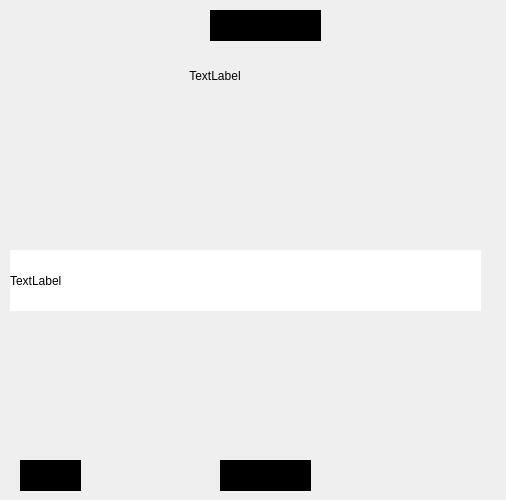
<?xml version="1.0" encoding="UTF-8"?>
<ui version="4.0">
 <class>food_game</class>
 <widget class="QWidget" name="food_game">
  <property name="geometry">
   <rect>
    <x>0</x>
    <y>0</y>
    <width>506</width>
    <height>500</height>
   </rect>
  </property>
  <property name="windowTitle">
   <string>Form</string>
  </property>
  <layout class="QGridLayout" name="gridLayout">
   <property name="leftMargin">
    <number>0</number>
   </property>
   <property name="topMargin">
    <number>0</number>
   </property>
   <property name="rightMargin">
    <number>0</number>
   </property>
   <property name="bottomMargin">
    <number>0</number>
   </property>
   <property name="spacing">
    <number>0</number>
   </property>
   <item row="0" column="0">
    <widget class="QStackedWidget" name="stackedWidget">
     <property name="enabled">
      <bool>true</bool>
     </property>
     <property name="sizePolicy">
      <sizepolicy hsizetype="Expanding" vsizetype="Expanding">
       <horstretch>0</horstretch>
       <verstretch>0</verstretch>
      </sizepolicy>
     </property>
     <property name="minimumSize">
      <size>
       <width>0</width>
       <height>0</height>
      </size>
     </property>
     <property name="maximumSize">
      <size>
       <width>16777215</width>
       <height>16777215</height>
      </size>
     </property>
     <property name="styleSheet">
      <string notr="true">#stackedWidget {
    border-image: url(img/icon/backgr_food.png)0 0 0 0 stretch stretch ;
    width:100%;height:100%;
	
}
</string>
     </property>
     <property name="frameShape">
      <enum>QFrame::Shape::NoFrame</enum>
     </property>
     <property name="frameShadow">
      <enum>QFrame::Shadow::Plain</enum>
     </property>
     <property name="lineWidth">
      <number>0</number>
     </property>
     <property name="currentIndex">
      <number>0</number>
     </property>
     <widget class="QWidget" name="page_2">
      <widget class="QPushButton" name="pushButton_8">
       <property name="geometry">
        <rect>
         <x>0</x>
         <y>0</y>
         <width>51</width>
         <height>51</height>
        </rect>
       </property>
       <property name="cursor">
        <cursorShape>PointingHandCursor</cursorShape>
       </property>
       <property name="styleSheet">
        <string notr="true">image: url(img/icon/ic/food_icon/back_food.png);
border-radius:10px;</string>
       </property>
       <property name="text">
        <string/>
       </property>
      </widget>
      <widget class="QLabel" name="label_flag">
       <property name="geometry">
        <rect>
         <x>110</x>
         <y>110</y>
         <width>301</width>
         <height>181</height>
        </rect>
       </property>
       <property name="sizePolicy">
        <sizepolicy hsizetype="Expanding" vsizetype="Expanding">
         <horstretch>0</horstretch>
         <verstretch>0</verstretch>
        </sizepolicy>
       </property>
       <property name="styleSheet">
        <string notr="true">border-image: url(img/icon/ic/food_icon/backgr_image.png);
border-radius:30px;
width:100px;height:200px;</string>
       </property>
       <property name="text">
        <string/>
       </property>
       <property name="textFormat">
        <enum>Qt::TextFormat::PlainText</enum>
       </property>
       <property name="scaledContents">
        <bool>true</bool>
       </property>
      </widget>
      <widget class="QLabel" name="label_question">
       <property name="geometry">
        <rect>
         <x>-20</x>
         <y>20</y>
         <width>541</width>
         <height>111</height>
        </rect>
       </property>
       <property name="sizePolicy">
        <sizepolicy hsizetype="Expanding" vsizetype="Expanding">
         <horstretch>0</horstretch>
         <verstretch>0</verstretch>
        </sizepolicy>
       </property>
       <property name="cursor">
        <cursorShape>PointingHandCursor</cursorShape>
       </property>
       <property name="styleSheet">
        <string notr="true">
#label_question{
font: 700 15pt &quot;Segoe UI&quot;;
border-image: url(img/icon/ic/food_icon/backgr_question.png) 0 0 0 0 stretch stretch;
color: black;
padding-left:120px;
padding-right:80px;
}
</string>
       </property>
       <property name="text">
        <string>                          TextLabel</string>
       </property>
       <property name="wordWrap">
        <bool>true</bool>
       </property>
      </widget>
      <widget class="QPushButton" name="pushButton_next">
       <property name="geometry">
        <rect>
         <x>450</x>
         <y>450</y>
         <width>41</width>
         <height>41</height>
        </rect>
       </property>
       <property name="sizePolicy">
        <sizepolicy hsizetype="Minimum" vsizetype="Preferred">
         <horstretch>0</horstretch>
         <verstretch>0</verstretch>
        </sizepolicy>
       </property>
       <property name="cursor">
        <cursorShape>PointingHandCursor</cursorShape>
       </property>
       <property name="styleSheet">
        <string notr="true">image: url(img/icon/ic/food_icon/button_next_food.png);
border-radius:30px;</string>
       </property>
       <property name="text">
        <string/>
       </property>
      </widget>
      <widget class="QWidget" name="layoutWidget_2">
       <property name="geometry">
        <rect>
         <x>40</x>
         <y>310</y>
         <width>441</width>
         <height>141</height>
        </rect>
       </property>
       <layout class="QHBoxLayout" name="horizontalLayout_2">
        <property name="spacing">
         <number>0</number>
        </property>
        <property name="topMargin">
         <number>0</number>
        </property>
        <property name="bottomMargin">
         <number>0</number>
        </property>
        <item>
         <layout class="QVBoxLayout" name="verticalLayout_3">
          <property name="spacing">
           <number>0</number>
          </property>
          <property name="topMargin">
           <number>0</number>
          </property>
          <property name="bottomMargin">
           <number>0</number>
          </property>
          <item>
           <widget class="QPushButton" name="pushButton_option1">
            <property name="sizePolicy">
             <sizepolicy hsizetype="Expanding" vsizetype="Expanding">
              <horstretch>0</horstretch>
              <verstretch>0</verstretch>
             </sizepolicy>
            </property>
            <property name="cursor">
             <cursorShape>PointingHandCursor</cursorShape>
            </property>
            <property name="styleSheet">
             <string notr="true">#pushButton_option1{
   font: 900 15pt &quot;Segoe UI&quot;;
  border-image: url(img/icon/ic/food_icon/backgr_button.png) 0 0 0 0 scretch  scretch;
  min-width: 20px;
  min-height: 20px;
  color: rgb(0, 0, 0);
  border-radius:18px;
}
#pushButton_option1:hover{

    border-image:url(img/icon/ic/food_icon/backgr_button1_hover.png) 0 0 0 0 scretch scretch;
	
}

</string>
            </property>
            <property name="text">
             <string/>
            </property>
           </widget>
          </item>
          <item>
           <widget class="QPushButton" name="pushButton_option3">
            <property name="sizePolicy">
             <sizepolicy hsizetype="Expanding" vsizetype="Expanding">
              <horstretch>0</horstretch>
              <verstretch>0</verstretch>
             </sizepolicy>
            </property>
            <property name="cursor">
             <cursorShape>PointingHandCursor</cursorShape>
            </property>
            <property name="styleSheet">
             <string notr="true">#pushButton_option3{
   font: 900 15pt &quot;Segoe UI&quot;;
  border-image: url(img/icon/ic/food_icon/backgr_button.png) 0 0 0 0 scretch  scretch;
  min-width: 20px;
  min-height: 20px;
  color: rgb(0, 0, 0);
  border-radius:18px;
}
#pushButton_option3:hover{

border-image:url(img/icon/ic/food_icon/backgr_button1_hover.png) 0 0 0 0 scretch scretch;
	
}
</string>
            </property>
            <property name="text">
             <string/>
            </property>
           </widget>
          </item>
         </layout>
        </item>
        <item>
         <layout class="QVBoxLayout" name="verticalLayout_5">
          <property name="spacing">
           <number>0</number>
          </property>
          <property name="topMargin">
           <number>0</number>
          </property>
          <property name="bottomMargin">
           <number>0</number>
          </property>
          <item>
           <widget class="QPushButton" name="pushButton_option2">
            <property name="sizePolicy">
             <sizepolicy hsizetype="Expanding" vsizetype="Expanding">
              <horstretch>0</horstretch>
              <verstretch>0</verstretch>
             </sizepolicy>
            </property>
            <property name="minimumSize">
             <size>
              <width>20</width>
              <height>20</height>
             </size>
            </property>
            <property name="maximumSize">
             <size>
              <width>16777191</width>
              <height>16777185</height>
             </size>
            </property>
            <property name="cursor">
             <cursorShape>PointingHandCursor</cursorShape>
            </property>
            <property name="styleSheet">
             <string notr="true">#pushButton_option2{
  font: 900 15pt &quot;Segoe UI&quot;;
  border-image: url(img/icon/ic/food_icon/backgr_button.png) 0 0 0 0 scretch  scretch;
  min-width: 20px;
  min-height: 20px;
  color: rgb(0, 0, 0);
  border-radius:18px;
}
#pushButton_option2:hover{

  border-image:url(img/icon/ic/food_icon/backgr_button1_hover.png) 0 0 0 0 scretch scretch;
 
}
</string>
            </property>
            <property name="text">
             <string/>
            </property>
           </widget>
          </item>
          <item>
           <widget class="QPushButton" name="pushButton_option4">
            <property name="sizePolicy">
             <sizepolicy hsizetype="Expanding" vsizetype="Expanding">
              <horstretch>0</horstretch>
              <verstretch>0</verstretch>
             </sizepolicy>
            </property>
            <property name="minimumSize">
             <size>
              <width>20</width>
              <height>20</height>
             </size>
            </property>
            <property name="cursor">
             <cursorShape>PointingHandCursor</cursorShape>
            </property>
            <property name="styleSheet">
             <string notr="true">#pushButton_option4{
   font: 900 15pt &quot;Segoe UI&quot;;
  border-image: url(img/icon/ic/food_icon/backgr_button.png) 0 0 0 0 scretch  scretch;
  min-width: 20px;
  min-height: 20px;
  color: rgb(0, 0, 0);
  border-radius:18px;
}
#pushButton_option4:hover{

border-image:url(img/icon/ic/food_icon/backgr_button1_hover.png) 0 0 0 0 scretch scretch;
	
}</string>
            </property>
            <property name="text">
             <string/>
            </property>
           </widget>
          </item>
         </layout>
        </item>
       </layout>
      </widget>
      <widget class="QLabel" name="label_time">
       <property name="geometry">
        <rect>
         <x>20</x>
         <y>460</y>
         <width>61</width>
         <height>31</height>
        </rect>
       </property>
       <property name="styleSheet">
        <string notr="true">background-color:black;
color:black;
font: 11pt &quot;Segoe UI&quot;;
font: 700 9pt &quot;Segoe UI&quot;;

background-image: url(img/icon/ic/food_icon/backgr_question1.png);


</string>
       </property>
       <property name="text">
        <string>TextLabel</string>
       </property>
      </widget>
      <widget class="QLabel" name="label_flag_2">
       <property name="geometry">
        <rect>
         <x>100</x>
         <y>100</y>
         <width>321</width>
         <height>201</height>
        </rect>
       </property>
       <property name="sizePolicy">
        <sizepolicy hsizetype="Expanding" vsizetype="Expanding">
         <horstretch>0</horstretch>
         <verstretch>0</verstretch>
        </sizepolicy>
       </property>
       <property name="styleSheet">
        <string notr="true">border-image: url(:/ic/img/icon/ic/food_icon/backgr_image.png);
width:100px;height:200px;</string>
       </property>
       <property name="text">
        <string/>
       </property>
       <property name="textFormat">
        <enum>Qt::TextFormat::PlainText</enum>
       </property>
       <property name="scaledContents">
        <bool>true</bool>
       </property>
      </widget>
      <widget class="QLabel" name="label_point">
       <property name="geometry">
        <rect>
         <x>220</x>
         <y>460</y>
         <width>91</width>
         <height>31</height>
        </rect>
       </property>
       <property name="styleSheet">
        <string notr="true">#label_point{
color:black;

background-color:black;
font: 700 13pt &quot;Segoe UI&quot;;

background-image: url(img/icon/ic/food_icon/backgr_question1.png);

}

</string>
       </property>
       <property name="text">
        <string>TextLabel</string>
       </property>
      </widget>
      <widget class="QLabel" name="label_question_number">
       <property name="geometry">
        <rect>
         <x>210</x>
         <y>10</y>
         <width>111</width>
         <height>31</height>
        </rect>
       </property>
       <property name="styleSheet">
        <string notr="true">background-color:black;
background-image: url(img/icon/ic/food_icon/backgr_question1.png);

font: 700 13pt &quot;Segoe UI&quot;;
color:black;


</string>
       </property>
       <property name="text">
        <string>TextLabel</string>
       </property>
      </widget>
      <widget class="QPushButton" name="pushButton_suppr">
       <property name="geometry">
        <rect>
         <x>330</x>
         <y>0</y>
         <width>61</width>
         <height>51</height>
        </rect>
       </property>
       <property name="sizePolicy">
        <sizepolicy hsizetype="Expanding" vsizetype="Expanding">
         <horstretch>0</horstretch>
         <verstretch>0</verstretch>
        </sizepolicy>
       </property>
       <property name="minimumSize">
        <size>
         <width>20</width>
         <height>20</height>
        </size>
       </property>
       <property name="cursor">
        <cursorShape>PointingHandCursor</cursorShape>
       </property>
       <property name="styleSheet">
        <string notr="true">#pushButton_suppr{
  image: url(img/icon/ic/food_icon/5050.png)0 0 0 0 scretch  scretch;
  border-radius:18px;
}
#pushButton_suppr:hover{
image: url(img/icon/ic/food_icon/5050_hover.png)0 0 0 0 scretch  scretch;
}</string>
       </property>
       <property name="text">
        <string/>
       </property>
      </widget>
      <widget class="QPushButton" name="pushButton_reveal">
       <property name="geometry">
        <rect>
         <x>383</x>
         <y>0</y>
         <width>61</width>
         <height>51</height>
        </rect>
       </property>
       <property name="sizePolicy">
        <sizepolicy hsizetype="Expanding" vsizetype="Expanding">
         <horstretch>0</horstretch>
         <verstretch>0</verstretch>
        </sizepolicy>
       </property>
       <property name="minimumSize">
        <size>
         <width>20</width>
         <height>20</height>
        </size>
       </property>
       <property name="cursor">
        <cursorShape>PointingHandCursor</cursorShape>
       </property>
       <property name="styleSheet">
        <string notr="true">#pushButton_reveal{
  image: url(img/icon/ic/food_icon/show.png)0 0 0 0 scretch  scretch;
  border-radius:18px;
}
#pushButton_reveal:hover{
image: url(img/icon/ic/food_icon/show_hover.png)0 0 0 0 scretch  scretch;
}</string>
       </property>
       <property name="text">
        <string/>
       </property>
      </widget>
      <widget class="QLabel" name="hiding">
       <property name="geometry">
        <rect>
         <x>10</x>
         <y>250</y>
         <width>471</width>
         <height>61</height>
        </rect>
       </property>
       <property name="styleSheet">
        <string notr="true">#hiding{
	font: 700 12pt &quot;Segoe UI&quot;;
 background-color: rgb(255, 255, 255);
color:black;
}
</string>
       </property>
       <property name="text">
        <string>TextLabel</string>
       </property>
      </widget>
      <widget class="QPushButton" name="pushButton_time">
       <property name="geometry">
        <rect>
         <x>130</x>
         <y>2</y>
         <width>61</width>
         <height>51</height>
        </rect>
       </property>
       <property name="sizePolicy">
        <sizepolicy hsizetype="Expanding" vsizetype="Expanding">
         <horstretch>0</horstretch>
         <verstretch>0</verstretch>
        </sizepolicy>
       </property>
       <property name="minimumSize">
        <size>
         <width>20</width>
         <height>20</height>
        </size>
       </property>
       <property name="cursor">
        <cursorShape>PointingHandCursor</cursorShape>
       </property>
       <property name="styleSheet">
        <string notr="true">#pushButton_time{
  image: url(img/icon/ic/food_icon/time.png)0 0 0 0 scretch  scretch;
  border-radius:18px;
}
#pushButton_time:hover{
image: url(img/icon/ic/food_icon/time_hover.png)0 0 0 0 scretch  scretch;
}</string>
       </property>
       <property name="text">
        <string/>
       </property>
      </widget>
      <widget class="QPushButton" name="pushButton_AI">
       <property name="geometry">
        <rect>
         <x>50</x>
         <y>0</y>
         <width>61</width>
         <height>51</height>
        </rect>
       </property>
       <property name="sizePolicy">
        <sizepolicy hsizetype="Expanding" vsizetype="Expanding">
         <horstretch>0</horstretch>
         <verstretch>0</verstretch>
        </sizepolicy>
       </property>
       <property name="minimumSize">
        <size>
         <width>20</width>
         <height>20</height>
        </size>
       </property>
       <property name="cursor">
        <cursorShape>PointingHandCursor</cursorShape>
       </property>
       <property name="styleSheet">
        <string notr="true">#pushButton_AI{
  image: url(img/icon/AI.png)0 0 0 0 scretch  scretch;
  border-radius:18px;
}
</string>
       </property>
       <property name="text">
        <string/>
       </property>
      </widget>
      <zorder>label_question</zorder>
      <zorder>label_flag_2</zorder>
      <zorder>pushButton_8</zorder>
      <zorder>label_flag</zorder>
      <zorder>pushButton_next</zorder>
      <zorder>layoutWidget_2</zorder>
      <zorder>label_time</zorder>
      <zorder>label_point</zorder>
      <zorder>label_question_number</zorder>
      <zorder>pushButton_suppr</zorder>
      <zorder>pushButton_reveal</zorder>
      <zorder>hiding</zorder>
      <zorder>pushButton_time</zorder>
      <zorder>pushButton_AI</zorder>
     </widget>
     <widget class="QWidget" name="page_result_2">
      <widget class="QLabel" name="label_score_food">
       <property name="geometry">
        <rect>
         <x>40</x>
         <y>300</y>
         <width>441</width>
         <height>71</height>
        </rect>
       </property>
       <property name="styleSheet">
        <string notr="true">font: 700 20pt &quot;Source Code Pro&quot;;
border-image: url(img/icon/ic/score_stat.png) 0 0 0 0 scretch scretch;
border-image: url(img/icon/ic/food_icon/backgr_question1.png) 0 0 0 0 scretch scretch;
/*padding-left: 20px;*/
padding-right: 60px; 
color:white;
color:black;</string>
       </property>
       <property name="text">
        <string>Too Bad!!</string>
       </property>
      </widget>
      <widget class="QLabel" name="label_image_score">
       <property name="geometry">
        <rect>
         <x>140</x>
         <y>60</y>
         <width>301</width>
         <height>271</height>
        </rect>
       </property>
       <property name="styleSheet">
        <string notr="true">width:100px;height:200px;</string>
       </property>
       <property name="text">
        <string/>
       </property>
      </widget>
      <widget class="QLabel" name="label_scoring">
       <property name="geometry">
        <rect>
         <x>30</x>
         <y>10</y>
         <width>451</width>
         <height>51</height>
        </rect>
       </property>
       <property name="styleSheet">
        <string notr="true">font: 700 18pt &quot;Segoe UI&quot;;
border-image: url(img/icon/ic/food_icon/backgr_question1.png) 0 0 0 0 scretch scretch;
color: black;
padding-left: 80px;
padding-right: 80px; </string>
       </property>
       <property name="text">
        <string>TextLabel</string>
       </property>
      </widget>
      <widget class="QPushButton" name="pushButton_play_again">
       <property name="geometry">
        <rect>
         <x>120</x>
         <y>370</y>
         <width>251</width>
         <height>141</height>
        </rect>
       </property>
       <property name="sizePolicy">
        <sizepolicy hsizetype="Preferred" vsizetype="Preferred">
         <horstretch>0</horstretch>
         <verstretch>0</verstretch>
        </sizepolicy>
       </property>
       <property name="cursor">
        <cursorShape>PointingHandCursor</cursorShape>
       </property>
       <property name="styleSheet">
        <string notr="true">#pushButton_play_again{
image: url(img/icon/ic/food_icon/mainwindown_food.png) ;
min-width: 20px;
min-height: 20px;
border-radius:20px;
}

#pushButton_play_again:hover{
	image: url(img/icon/ic/food_icon/mainwindown_food_hover.png);
min-width: 20px;
min-height: 20px;
border-radius:20px;
}

</string>
       </property>
       <property name="text">
        <string/>
       </property>
      </widget>
     </widget>
    </widget>
   </item>
  </layout>
 </widget>
 <resources/>
 <connections/>
</ui>
